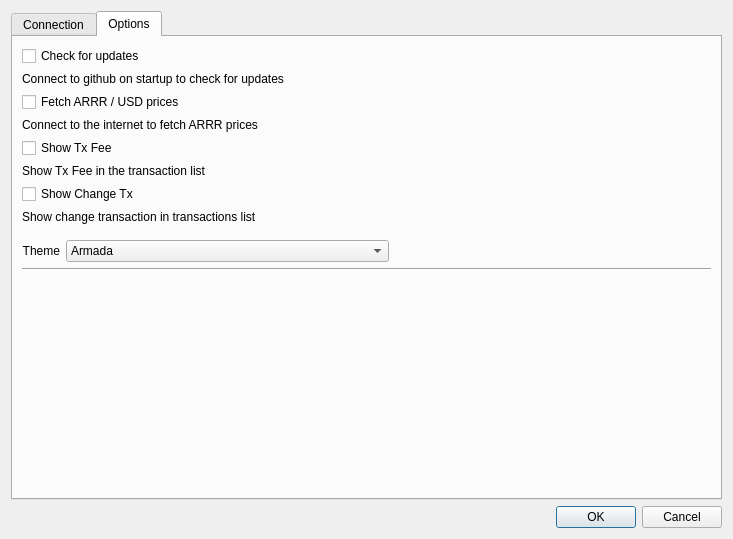
<?xml version="1.0" encoding="UTF-8"?>
<ui version="4.0">
 <class>Settings</class>
 <widget class="QDialog" name="Settings">
  <property name="geometry">
   <rect>
    <x>0</x>
    <y>0</y>
    <width>733</width>
    <height>539</height>
   </rect>
  </property>
  <property name="windowTitle">
   <string>Settings</string>
  </property>
  <property name="modal">
   <bool>true</bool>
  </property>
  <layout class="QVBoxLayout" name="verticalLayout">
   <item>
    <widget class="QTabWidget" name="tabWidget">
     <property name="currentIndex">
      <number>1</number>
     </property>
     <widget class="QWidget" name="tab">
      <attribute name="title">
       <string>Connection</string>
      </attribute>
      <layout class="QVBoxLayout" name="verticalLayout_3">
       <item>
        <widget class="QLabel" name="confMsg">
         <property name="text">
          <string notr="true">&lt;html&gt;&lt;head/&gt;&lt;body&gt;&lt;p&gt;&lt;br/&gt;&lt;/p&gt;&lt;/body&gt;&lt;/html&gt;</string>
         </property>
         <property name="textInteractionFlags">
          <set>Qt::LinksAccessibleByMouse|Qt::TextSelectableByMouse</set>
         </property>
        </widget>
       </item>
       <item>
        <widget class="QLabel" name="label">
         <property name="minimumSize">
          <size>
           <width>60</width>
           <height>0</height>
          </size>
         </property>
         <property name="text">
          <string>Lightwallet Server - default is: https://lightd.pirate.black:443</string>
         </property>
        </widget>
       </item>
       <item>
        <layout class="QVBoxLayout" name="verticalLayout_2">
         <item>
          <widget class="QComboBox" name="cmbServer">
           <property name="editable">
            <bool>true</bool>
           </property>
          </widget>
         </item>
        </layout>
       </item>
       <item>
        <spacer name="verticalSpacer">
         <property name="orientation">
          <enum>Qt::Vertical</enum>
         </property>
         <property name="sizeHint" stdset="0">
          <size>
           <width>20</width>
           <height>40</height>
          </size>
         </property>
        </spacer>
       </item>
      </layout>
     </widget>
     <widget class="QWidget" name="tab_2">
      <attribute name="title">
       <string>Options</string>
      </attribute>
      <layout class="QGridLayout" name="gridLayout">
       <item row="5" column="1">
        <widget class="QLabel" name="label_11">
         <property name="text">
          <string>Show Tx Fee in the transaction list</string>
         </property>
        </widget>
       </item>
       <item row="9" column="1">
        <layout class="QHBoxLayout" name="horizontalLayout">
         <item>
          <widget class="QLabel" name="label_20">
           <property name="sizePolicy">
            <sizepolicy hsizetype="Preferred" vsizetype="Preferred">
             <horstretch>0</horstretch>
             <verstretch>0</verstretch>
            </sizepolicy>
           </property>
           <property name="text">
            <string>Theme</string>
           </property>
           <property name="alignment">
            <set>Qt::AlignRight|Qt::AlignTrailing|Qt::AlignVCenter</set>
           </property>
          </widget>
         </item>
         <item>
          <widget class="QComboBox" name="comboBoxTheme">
           <property name="sizePolicy">
            <sizepolicy hsizetype="MinimumExpanding" vsizetype="Fixed">
             <horstretch>0</horstretch>
             <verstretch>0</verstretch>
            </sizepolicy>
           </property>
           <property name="minimumSize">
            <size>
             <width>0</width>
             <height>0</height>
            </size>
           </property>
           <property name="sizeIncrement">
            <size>
             <width>1</width>
             <height>0</height>
            </size>
           </property>
           <property name="baseSize">
            <size>
             <width>0</width>
             <height>0</height>
            </size>
           </property>
           <property name="currentText">
            <string>armada</string>
           </property>
           <item>
            <property name="text">
             <string>Armada</string>
            </property>
           </item>
           <item>
            <property name="text">
             <string>Pirate</string>
            </property>
           </item>
           <item>
            <property name="text">
             <string>Pirate Map</string>
            </property>
           </item>
           <item>
            <property name="text">
             <string>Ghostship</string>
            </property>
           </item>
           <item>
            <property name="text">
             <string>Night</string>
            </property>
           </item>
           <item>
            <property name="text">
             <string>Treasure</string>
            </property>
           </item>
           <item>
            <property name="text">
             <string>Treasure Map</string>
            </property>
           </item>

           <item>
            <property name="text">
             <string>Blue</string>
            </property>
           </item>
           <item>
            <property name="text">
             <string>Light</string>
            </property>
           </item>
           <item>
            <property name="text">
             <string>Dark</string>
            </property>
           </item>
           <item>
            <property name="text">
             <string>Default</string>
            </property>
           </item>
          </widget>
         </item>
         <item>
          <spacer name="horizontalSpacer">
           <property name="orientation">
            <enum>Qt::Horizontal</enum>
           </property>
           <property name="sizeHint" stdset="0">
            <size>
             <width>60</width>
             <height>20</height>
            </size>
           </property>
          </spacer>
         </item>
        </layout>
       </item>
       <item row="14" column="1">
        <spacer name="verticalSpacer_2">
         <property name="orientation">
          <enum>Qt::Vertical</enum>
         </property>
         <property name="sizeHint" stdset="0">
          <size>
           <width>20</width>
           <height>40</height>
          </size>
         </property>
        </spacer>
       </item>
       <item row="0" column="1">
        <widget class="QCheckBox" name="chkCheckUpdates">
         <property name="text">
          <string>Check for updates</string>
         </property>
        </widget>
       </item>
       <item row="13" column="1">
        <widget class="Line" name="line_2">
         <property name="sizePolicy">
          <sizepolicy hsizetype="Minimum" vsizetype="Fixed">
           <horstretch>0</horstretch>
           <verstretch>0</verstretch>
          </sizepolicy>
         </property>
         <property name="orientation">
          <enum>Qt::Horizontal</enum>
         </property>
        </widget>
       </item>
       <item row="1" column="1">
        <widget class="QLabel" name="label_8">
         <property name="text">
          <string>Connect to github on startup to check for updates</string>
         </property>
        </widget>
       </item>
       <item row="6" column="1">
        <widget class="QCheckBox" name="chkShowChangeTxns">
         <property name="text">
          <string>Show Change Tx</string>
         </property>
        </widget>
       </item>
       <item row="7" column="1">
        <widget class="QLabel" name="label_12">
         <property name="text">
          <string>Show change transaction in transactions list</string>
         </property>
        </widget>
       </item>
       <item row="3" column="1">
        <widget class="QLabel" name="label_10">
         <property name="text">
          <string>Connect to the internet to fetch ARRR prices</string>
         </property>
        </widget>
       </item>
       <item row="4" column="1">
        <widget class="QCheckBox" name="chkShowTxFee">
         <property name="text">
          <string>Show Tx Fee</string>
         </property>
        </widget>
       </item>
       <item row="2" column="1">
        <widget class="QCheckBox" name="chkFetchPrices">
         <property name="text">
          <string>Fetch ARRR / USD prices</string>
         </property>
        </widget>
       </item>
       <item row="8" column="1">
        <spacer name="verticalSpacer_3">
         <property name="orientation">
          <enum>Qt::Vertical</enum>
         </property>
         <property name="sizeType">
          <enum>QSizePolicy::Fixed</enum>
         </property>
         <property name="sizeHint" stdset="0">
          <size>
           <width>20</width>
           <height>10</height>
          </size>
         </property>
        </spacer>
       </item>
      </layout>
     </widget>
    </widget>
   </item>
   <item>
    <widget class="QDialogButtonBox" name="buttonBox">
     <property name="orientation">
      <enum>Qt::Horizontal</enum>
     </property>
     <property name="standardButtons">
      <set>QDialogButtonBox::Cancel|QDialogButtonBox::Ok</set>
     </property>
    </widget>
   </item>
  </layout>
 </widget>
 <resources/>
 <connections>
  <connection>
   <sender>buttonBox</sender>
   <signal>accepted()</signal>
   <receiver>Settings</receiver>
   <slot>accept()</slot>
   <hints>
    <hint type="sourcelabel">
     <x>248</x>
     <y>254</y>
    </hint>
    <hint type="destinationlabel">
     <x>157</x>
     <y>274</y>
    </hint>
   </hints>
  </connection>
  <connection>
   <sender>buttonBox</sender>
   <signal>rejected()</signal>
   <receiver>Settings</receiver>
   <slot>reject()</slot>
   <hints>
    <hint type="sourcelabel">
     <x>316</x>
     <y>260</y>
    </hint>
    <hint type="destinationlabel">
     <x>286</x>
     <y>274</y>
    </hint>
   </hints>
  </connection>
 </connections>
</ui>
